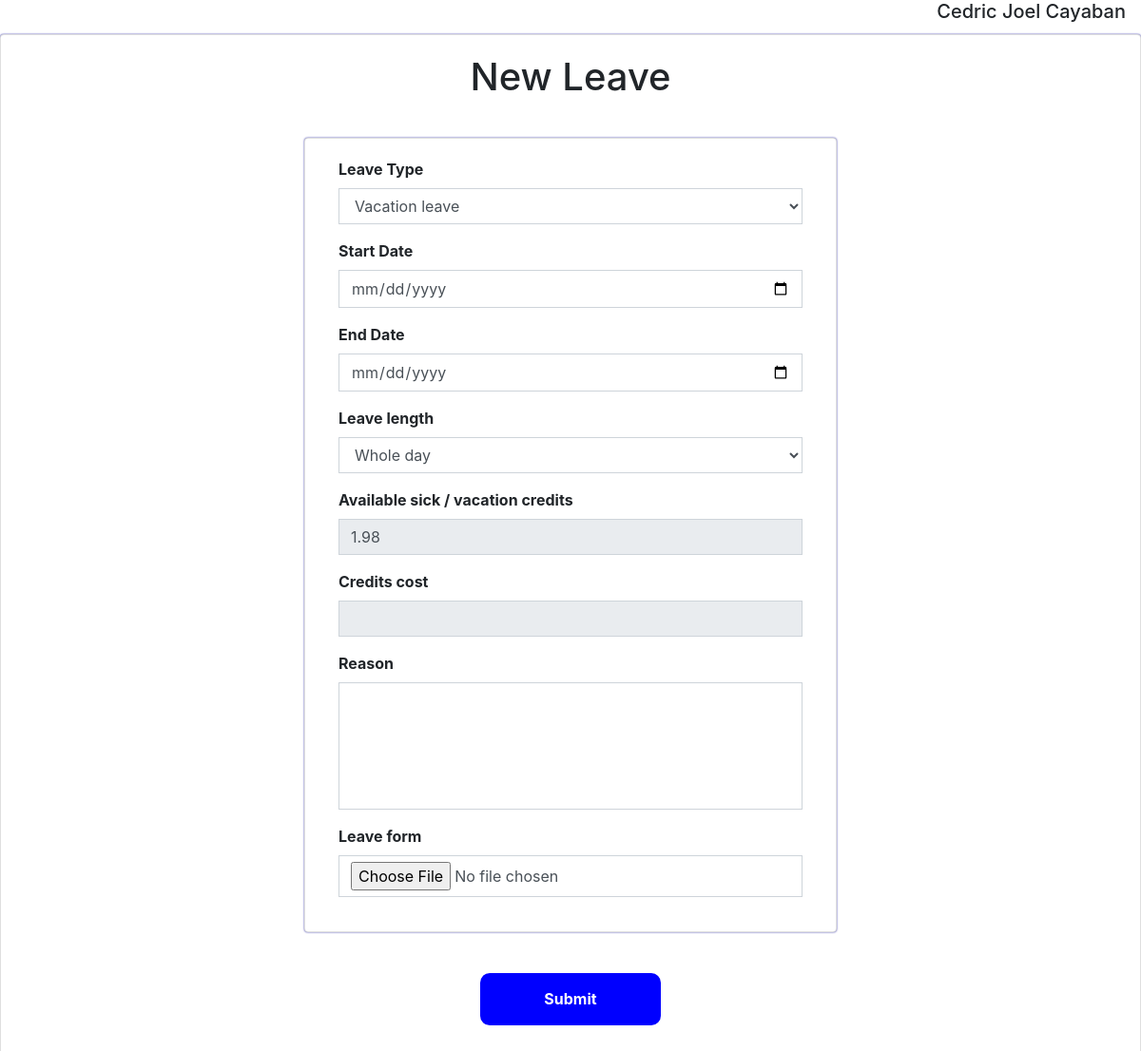
The page /user/new_request.php (signed in) on the database as committed earlier.
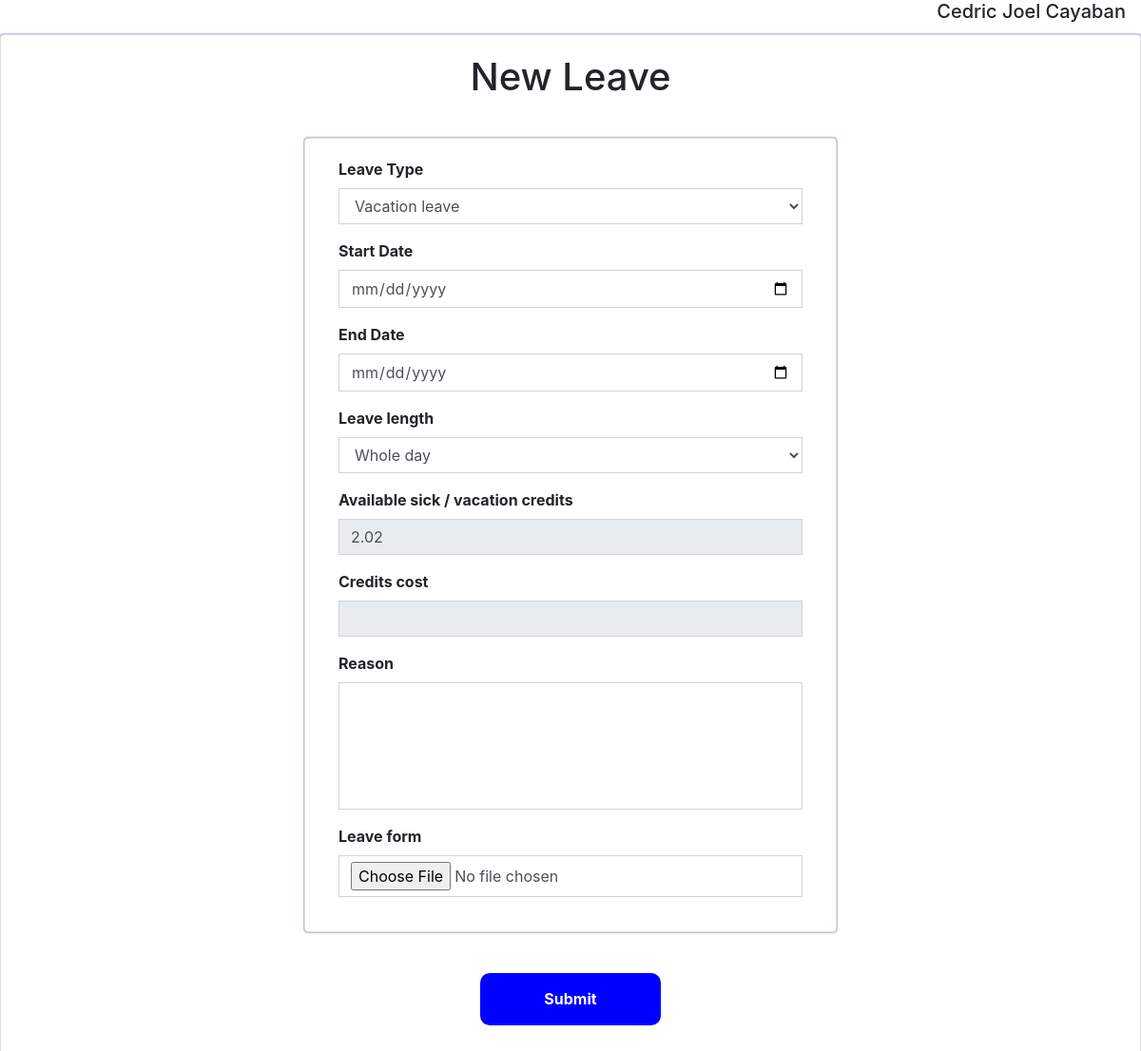
The same page on the database as committed later.
### tables this page shows
CREATE TABLE `employee` (
  `employee_id` varchar(20) NOT NULL,
  `username` varchar(50) NOT NULL,
  `password` varchar(50) NOT NULL,
  `acc_status` varchar(50) NOT NULL,
  `fname` varchar(25) NOT NULL,
  `mname` varchar(255) NOT NULL,
  `lname` varchar(20) NOT NULL,
  `sick_credits` float DEFAULT NULL,
  `vacation_credits` float DEFAULT NULL,
  `birthdate` date NOT NULL,
  `contact` bigint(11) NOT NULL,
  `date_hired` date DEFAULT NULL,
  `address` varchar(100) NOT NULL,
  `department` int(11) NOT NULL,
  `employee_type` int(11) NOT NULL,
  `working_status` int(11) DEFAULT NULL,
  `academic_rank` int(11) DEFAULT NULL,
  `designation` int(11) DEFAULT NULL
);

### config.php (called while the page is built, shortened)
<?php
    $con = new mysqli('localhost', 'root', '', 'leave_system');
    $leaveTypeSql = $con -> query("SELECT * FROM leave_type");
?>

### user/new_request.php (the view, shortened to what the changed rows need)
<?php
    require('../config.php');
?>
<!DOCTYPE html>
<html lang="en">
<head>
    <link rel="stylesheet" href="../css/register.css?ver=0011">
    <link href="//maxcdn.bootstrapcdn.com/bootstrap/4.0.0/css/bootstrap.min.css" rel="stylesheet" id="bootstrap-css">
</head>
<body>
    <?php
        if(isset($_SESSION['employee_id'])){
            $employeeId = $_SESSION['employee_id'];
        }
        $infoSql = $con->query("SELECT *
            FROM employee
            LEFT JOIN leave_type ON employee.employee_type = leave_type.type_id
            LEFT JOIN employee_type ON employee.employee_type = employee_type.type_id
            LEFT JOIN academic_rank ON employee.academic_rank = academic_rank.rank_id
            LEFT JOIN designation ON employee.designation = designation.designation_id
            LEFT JOIN department ON employee.department = department.dept_id
            WHERE employee.employee_id = '$employeeId'
        ");
        while($employee = $infoSql->fetch_assoc()){
    ?>
                    <div class="infos d-flex justify-content-between mb-1 mx-3">
                <h5><?=$employee['fname'] . " " . $employee['lname']?></h5>
            </div>
     <div class="card">
        <div class="card-body">
            <div class="header">
                <h1>New Leave</h1>
            </div>
        <div class="card-container">
            <div class="card card-outline card-primary">
                <div class="card-body">
                    <div class="container-fluid">
                        <form action="" id="manage-user" enctype="multipart/form-data">
                            <div class="row">
                                <div class="col m-auto">
                                    <div class="form-group">
                                        <label for="leave_type">Leave Type</label>
                                        <select name="leave_type" id="leave_type" class="form-control select2bs4 select2 rounded-0" onchange="computeCredit()">
                                            <?php
                                                while($leaveType = $leaveTypeSql->fetch_assoc()){
                                            ?>
                                            <option value="<?=$leaveType['type_id'] ?>"><?=$leaveType['leave_name']?></option>
                                            <?php } ?>
                                        </select>
                                    </div>
                                    <div class="form-group">
                                        <label for="date">Start Date</label>
                                        <input type="date" name="endDate" id="start_Date" class="form-control rounded-0">
                                    </div>
                                    <div class="form-group">
                                        <label for="date">End Date</label>
                                        <input type="date" name="endDate" id="end_Date" class="form-control rounded-0" onchange="computeCredit()">
                                    </div>
                                    <div class="form-group">
                                        <label for="rank">Leave length</label>
                                        <select name="leave_length" id="leave_length" class="form-control select2bs4 select2 rounded-0" onchange="computeCredit()">
                                            <option value="whole">Whole day</option>
                                        </select>
                                    </div>
                                    <div class="form-group">
                                        <label for="cost">Available sick / vacation credits</label>
                                        <input type="number" disabled name="avail_credits" id="avail_credits" class="form-control rounded-0">
                                    </div>
                                    <div class="form-group">
                                        <label for="cost">Credits cost</label>
                                        <input type="number" disabled name="cost" id="cost" class="form-control rounded-0" value="">
                                    </div>
                                    <div class="form-group">
                                        <label for="reason">Reason</label>
                                        <textarea rows="5" name="reason" id="reason" class="form-control rounded-0" style="resize:none !important"></textarea>
                                    </div>
                                    <div class="form-group">
                                        <label for="reason">Leave form</label>
                                        <input type="file" name="cost" id="leave_form" class="form-control rounded-0" value="">
                                    </div>
                                </div>
                            </div>
                        </form>
                    </div>
                </div>
            </div>
        </div>
    <?php } ?>
</body>
</html>

Rows that differ between the two databases and show on the page:
changed employee "Cedric Joel": avail_credits "1.98" → "2.02"
